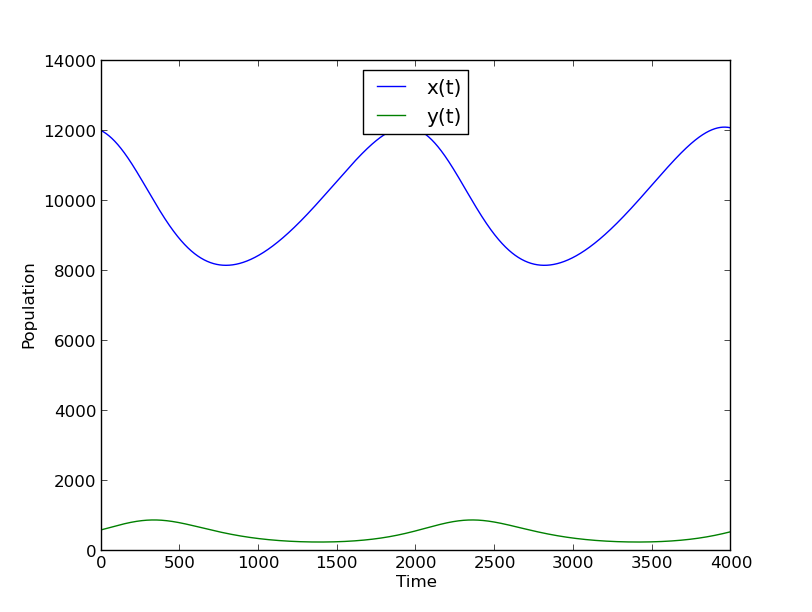

Here is the Python script that generated this plot:
#!/usr/bin/env python2
import matplotlib.pyplot as plot
import scipy
from scipy.integrate import odeint

def predpray(a, b, r, s, x_0, y_0, t_start, t_stop, t_samplerate):
    def derivative((x_t, y_t), t):
        dx = r * x_t - a * x_t * y_t
        dy = -s * y_t + b * x_t * y_t
        return (dx, dy)

    t = scipy.arange(t_start, t_stop, t_samplerate)
    species = scipy.array((x_0,y_0))

    return odeint(derivative, species, t)

def usage(argv):
    print "Usage %s <a> <b> <r> <s> <x_0> <y_0> <t_start> <t_stop> <t_samplerate>" % argv[0]

if __name__ == "__main__":
    import sys
    if len(sys.argv) < 10:
        usage(sys.argv)
        sys.exit(1)
    try:
        a = float(sys.argv[1])
        b = float(sys.argv[2])
        r = float(sys.argv[3])
        s = float(sys.argv[4])
        x_0 = float(sys.argv[5])
        y_0 = float(sys.argv[6])
        t_start = float(sys.argv[7])
        t_stop = float(sys.argv[8])
        t_samplerate = float(sys.argv[9])
    except ValueError, e:
        print e
        usage(sys.argv)
        sys.exit(1)
    populations = predpray(a, b, r, s, x_0, y_0, t_start, t_stop, t_samplerate)

    fig = plot.figure()
    ax = fig.add_subplot(111)
    ax.plot(populations, xdata=scipy.arange(t_start, t_stop, t_samplerate))
    ax.legend(('x(t)', 'y(t)'), 'upper center')
    ax.set_xlabel("Time")
    ax.set_ylabel("Population")
    plot.show()
